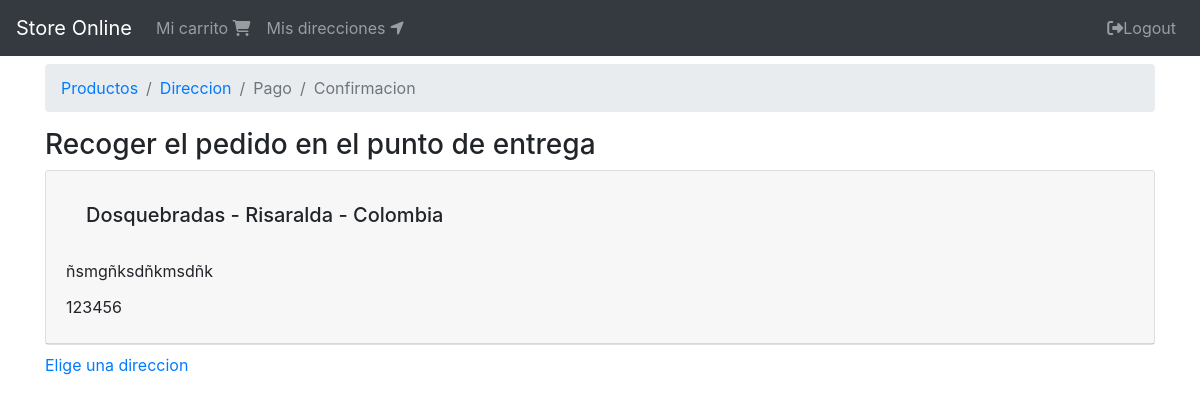
Screenshot of /ordenes/direccion (signed in) with the database file from the repository.
### shipping_address/models.py (models this page shows, shortened)
class ShippingAddress(models.Model):
    user = models.ForeignKey(User, null=False, blank=False, on_delete=models.CASCADE)
    line1 = models.CharField(max_length=200)
    line2 = models.CharField(max_length=200, blank=True)
    city = models.CharField(max_length=100)
    state = models.CharField(max_length=100)
    country = models.CharField(max_length=50)
    reference = models.CharField(max_length=300)
    postal_code = models.CharField(max_length=10, null=False, blank=False)
    default = models.BooleanField(default=False)
    create_at = models.DateTimeField(auto_now_add=True)
    @property
    def address(self):
        return '{} - {} - {}'.format(self.city, self.state, self.country)

### orders/views.py (the view)
# urls.py: path('direccion', views.address, name='address'),
@login_required(login_url='login')
def address(request):
    cart = get_or_create_cart(request)
    order = get_or_create_order(cart, request)
    shipping_address = order.get_or_set_shipping_address()
    can_choose_address = request.user.shippingaddress_set.count() > 1
    return render(request, 'address.html', context={
        'cart':cart,
        'order':order,
        'shipping_address':shipping_address,
        'can_choose_address':can_choose_address,
        'breadcrumb':breadcrumb(address=True),
    })

### carts/models.py (called while the page is built)
def set_cart_id(sender, instance, *args, **kwargs):
    if not instance.cart_id:
        instance.cart_id = str(uuid.uuid4())

    @property
    def order(self):
        return self.order_set.first()

### carts/utils.py (called while the page is built)
def get_or_create_cart(request):
    user = request.user if request.user.is_authenticated else None
    cart_id = request.session.get('cart_id')
    cart = Cart.objects.filter(cart_id=cart_id).first()
    if cart is None:
        cart = Cart.objects.create(user=user)
    if user and cart.user is None:
        cart.user = user
        cart.save()
    request.session['cart_id'] = cart.cart_id
    return cart

### orders/models.py (called while the page is built)
def set_order_id(sender, instance, *args, **kwargs):
    if not instance.order_id:
        instance.order_id = str(uuid.uuid4())

def set_total(sender, instance, *args, **kwargs):
    instance.total = instance.get_total()

    def get_or_set_shipping_address(self):
        if self.shipping_address:
            return self.shipping_address
        shipping_address = self.user.shipping_address
        if shipping_address:
            self.update_shipping_address(shipping_address)
        return shipping_address

    def update_shipping_address(self, shipping_address):
        self.shipping_address = shipping_address
        self.save()

    def get_total(self):
        return self.cart.total + self.shipping_total

### orders/utils.py (called while the page is built)
def get_or_create_order(cart,request):
    order = cart.order
    if order is None and request.user.is_authenticated:
        order = Order.objects.create(cart=cart, user=request.user)
    if order:
        request.session['order_id'] = order.id
    return order

def breadcrumb(products=True, address=False, payment=False, confirmation=False):
    return[
        {'title': 'Productos', 'active': products, 'url':reverse('orders:order')},
        {'title': 'Direccion', 'active': address, 'url':reverse('orders:address')},
        {'title': 'Pago', 'active': payment, 'url':reverse('orders:order')},
        {'title': 'Confirmacion', 'active': confirmation, 'url':reverse('orders:order')},
    ]

### users/models.py (called while the page is built)
    @property
    def shipping_address(self):
        return self.shippingaddress_set.filter(default=True).first()

### orders/templates/address.html (shortened to what this page needs)
{% extends "base/base.html" %}
{% block breadcrumb %}
    {% include "snippets/breadcrumb.html" %}
{% endblock breadcrumb %}
{% block content %}
  <div class="col">
        {% if shipping_address %}
        <div class="h3">
            Recoger el pedido en el punto de entrega
        </div>
        <div class="">
            {% include "snippets/shipping_address.html" %}
            {% if can_choose_address %}
              <div class="mt-2">
                <a href="{% url 'orders:select_address' %}">Elige una direccion</a>
              </div>
            {% endif %}
        </div>
        {% endif %}
  </div>
{% endblock content %}

### shipping_address/templates/snippets/shipping_address.html (shortened to what this page needs)
<div class="card">
    <div class="card-header">
        <div class="card-body">
            <h5 class="card-title">
                {{shipping_address.address}}
            </h5>
        </div>
        <div class="card-title">
            {{shipping_address.reference}}
        </div>
        <div class="card-title">
            {{shipping_address.postal_code}}
        </div>
    </div>
</div>

### rows the page displays
ShippingAddress: address "Dosquebradas - Risaralda - Colombia", reference "ñsmgñksdñkmsdñk", postal_code "123456"

### other values shown
{{ item.title }} "Productos" "Direccion"
{{ item.title }} "Pago" "Confirmacion"
